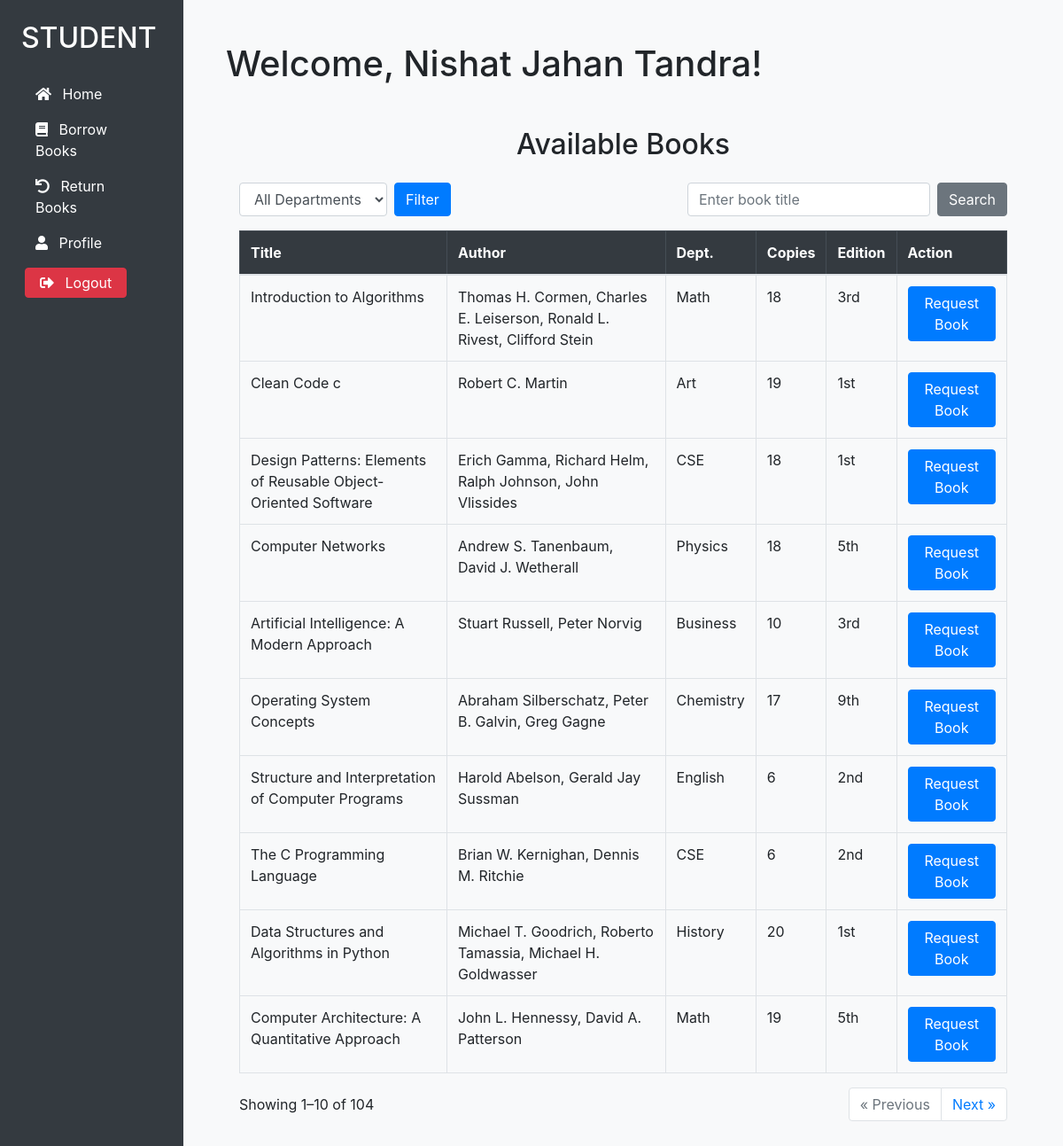
The app's page /student/dashboard/ (signed in) with its own data.
### library/models.py (models this page shows, shortened)
class Student(models.Model):
    user = models.OneToOneField(User, on_delete=models.CASCADE,)
    student_id = models.CharField(max_length=20, unique=True)
    name = models.CharField(max_length=255)
    department = models.CharField(max_length=100)
    session = models.CharField(max_length=100)
    email = models.EmailField(unique=True)
    mobile_number = models.CharField(max_length=15)
    profile_image = models.ImageField(upload_to='student_images/')
    is_verified = models.BooleanField(default=False)

class Book(models.Model):
    book_id = models.CharField(max_length=20, unique=True)
    title = models.CharField(max_length=255)
    author = models.CharField(max_length=255)
    edition = models.CharField(max_length=50, blank=True)
    publication = models.CharField(max_length=255, blank=True)
    isbn = models.CharField(max_length=20, unique=True)
    number_of_copies_available = models.PositiveIntegerField(default=0)
    book_dept = models.CharField(max_length=100, blank=True)

### library/views.py (the view)
# urls.py: path('student/dashboard/', views.student_dashboard, name='student_dashboard'),
@login_required(login_url='student_login')
def student_dashboard(request):
    student = request.user.student
    borrowed_books_ids = BorrowedBook.objects.filter(student=student, status='Issued').values_list('book__id', flat=True)
    requested_book_ids = BookRequest.objects.filter(user=request.user, status='REQUESTED').values_list('book__id', flat=True)
    policy = LibraryPolicy.objects.first()
    max_books = policy.max_books_per_student if policy else 3
    current_count = BorrowedBook.objects.filter(student=request.user.student, status='Issued').count() \
                    + BookRequest.objects.filter(user=request.user, status='REQUESTED').count()
    if request.method == 'POST':
        dept = request.POST.get('dept', '')
        search_text = request.POST.get('search', '')
        page = request.POST.get('page', '')
        request.session['dept'] = dept
        request.session['search'] = search_text
        request.session['page'] = page
        return redirect('student_dashboard')
    else:
        selected_dept = request.session.pop('dept', '')
        search_text = request.session.pop('search', '')
        page_number = request.session.pop('page', '')
        books_list = Book.objects.all().order_by('pk')
        if selected_dept:
            books_list = books_list.filter(book_dept=selected_dept)
        if search_text:
            books_list = books_list.filter(title__icontains=search_text)
        departments = Book.objects.values_list('book_dept', flat=True).distinct()
    paginator = Paginator(books_list, 10)
    page_obj = paginator.get_page(page_number) if page_number else paginator.get_page(1)
    return render(request, 'student_dashboard/dashboard.html', {
        'student_name': student.name,
        'borrowed_books_ids': list(borrowed_books_ids),
        'requested_book_ids': list(requested_book_ids),
        'page_obj': page_obj,
        'selected_dept': selected_dept,
        'search_text': search_text,
        'departments': departments,
        'max_books': max_books,
        'current_count': current_count,
    })

### templates/student_dashboard/dashboard.html (shortened to what this page needs)
{% extends "student_dashboard/student_base.html" %}
{% load static %}
{% block content %}
<h1 class="text-2xl font-bold mb-4">Welcome, {{ student_name }}!</h1>
<div class="container my-5">
    <h2 class="mb-4 text-center">Available Books</h2>
    <div
        class="row mb-3 d-flex align-items-center justify-content-between mt-4">
        <div class="col-auto">
            <form method="POST" class="d-flex align-items-center">
                <select name="dept" id="dept" class="form-control me-2">
                    <option value>All Departments</option>
                </select>
                <button type="submit"
                    class="btn btn-primary ml-2">Filter</button>
            </form>
        </div>
        <div class="col-auto ms-auto">
            <form method="POST" class="d-flex align-items-center">
                <input type="text" name="search" id="search"
                    class="form-control mr-2" placeholder="Enter book title"
                    value="{{ search_text }}">
                <button type="submit" class="btn btn-secondary">Search</button>
            </form>
        </div>
    </div>
    <table class="table table-bordered">
        <thead class="table-dark">
            <tr>
                <th>Title</th>
                <th>Author</th>
                <th>Dept.</th>
                <th>Copies</th>
                <th>Edition</th>
                <th>Action</th>
            </tr>
        </thead>
        <tbody>
            {% for book in page_obj.object_list %}
            <tr>
                <td>{{ book.title }}</td>
                <td>{{ book.author }}</td>
                <td>{{ book.book_dept }}</td>
                <td>{{ book.number_of_copies_available }}</td>
                <td>{{ book.edition }}</td>
                <td>
                    {% if book.id in requested_book_ids %}
                        <span data-bs-toggle="tooltip" title="Already requested">
                            <button class="btn btn-secondary" disabled>Requested</button>
                        </span>
                    {% elif current_count >= max_books %}
                        <span data-bs-toggle="tooltip" title="You have reached the maximum allowed books ({{ max_books }})">
                            <button class="btn btn-secondary" disabled>Request Book</button>
                        </span>
                    {% elif book.id in borrowed_books_ids %}
                        <span data-bs-toggle="tooltip" title="Already Issued">
                            <button class="btn btn-secondary" disabled>Request Book</button>
                        </span>
                    {% elif book.number_of_copies_available == 0 %}
                        <span data-bs-toggle="tooltip" title="Book is unavailable">
                            <button class="btn btn-secondary" disabled>Request Book</button>
                        </span>
                    {% else %}
                        <form method="post" action="{% url 'request_book' book.id %}">
                            <button class="btn btn-primary">Request Book</button>
                        </form>
                    {% endif %}
                </td>
            </tr>
            {% empty %}
            <tr>
                <td colspan="6" class="text-center">No books found.</td>
            </tr>
            {% endfor %}
        </tbody>
    </table>
    <div class="d-flex justify-content-between align-items-center">
        <p class="mb-0">Showing {{ page_obj.start_index }}–{{ page_obj.end_index }} of {{ page_obj.paginator.count }}</p>
        <ul class="pagination mb-0">
            {% if page_obj.has_previous %}
            <li class="page-item">
                <a class="page-link"
                   href="?page={{ page_obj.previous_page_number }}&dept={{ selected_dept }}&search={{ search_text }}">
                   &laquo; Previous</a>
            </li>
            {% else %}
            <li class="page-item disabled"><span class="page-link">&laquo; Previous</span></li>
            {% endif %}
            {% if page_obj.has_next %}
            <li class="page-item">
                <a class="page-link"
                   href="?page={{ page_obj.next_page_number }}&dept={{ selected_dept }}&search={{ search_text }}">
                   Next &raquo;</a>
            </li>
            {% else %}
            <li class="page-item disabled"><span class="page-link">Next &raquo;</span></li>
            {% endif %}
        </ul>
    </div>
</div>
{% endblock %}

### records on screen
Student: name "Nishat Jahan Tandra"
Book: title "Introduction to Algorithms", author "Thomas H. Cormen, Charles E. Leiserson, Ronald L. Rivest, Clifford Stein", book_dept "Math", number_of_copies_available "18", edition "3rd", shows "Request Book"
Book: title "Clean Code c", author "Robert C. Martin", book_dept "Art", number_of_copies_available "19", edition "1st", shows "Request Book"
Book: title "Design Patterns: Elements of Reusable Object-Oriented Software", author "Erich Gamma, Richard Helm, Ralph Johnson, John Vlissides", book_dept "CSE", number_of_copies_available "18", edition "1st", shows "Request Book"
Book: title "Computer Networks", author "Andrew S. Tanenbaum, David J. Wetherall", book_dept "Physics", number_of_copies_available "18", edition "5th", shows "Request Book"
Book: title "Artificial Intelligence: A Modern Approach", author "Stuart Russell, Peter Norvig", book_dept "Business", number_of_copies_available "10", edition "3rd", shows "Request Book"
Book: title "Operating System Concepts", author "Abraham Silberschatz, Peter B. Galvin, Greg Gagne", book_dept "Chemistry", number_of_copies_available "17", edition "9th", shows "Request Book"
Book: title "Structure and Interpretation of Computer Programs", author "Harold Abelson, Gerald Jay Sussman", book_dept "English", number_of_copies_available "6", edition "2nd", shows "Request Book"
Book: title "The C Programming Language", author "Brian W. Kernighan, Dennis M. Ritchie", book_dept "CSE", number_of_copies_available "6", edition "2nd", shows "Request Book"
Book: title "Data Structures and Algorithms in Python", author "Michael T. Goodrich, Roberto Tamassia, Michael H. Goldwasser", book_dept "History", number_of_copies_available "20", edition "1st", shows "Request Book"
Book: title "Computer Architecture: A Quantitative Approach", author "John L. Hennessy, David A. Patterson", book_dept "Math", number_of_copies_available "19", edition "5th", shows "Request Book"

### other values on screen
{{ page_obj.start_index }} "1"
{{ page_obj.end_index }} "10"
{{ page_obj.paginator.count }} "104"
